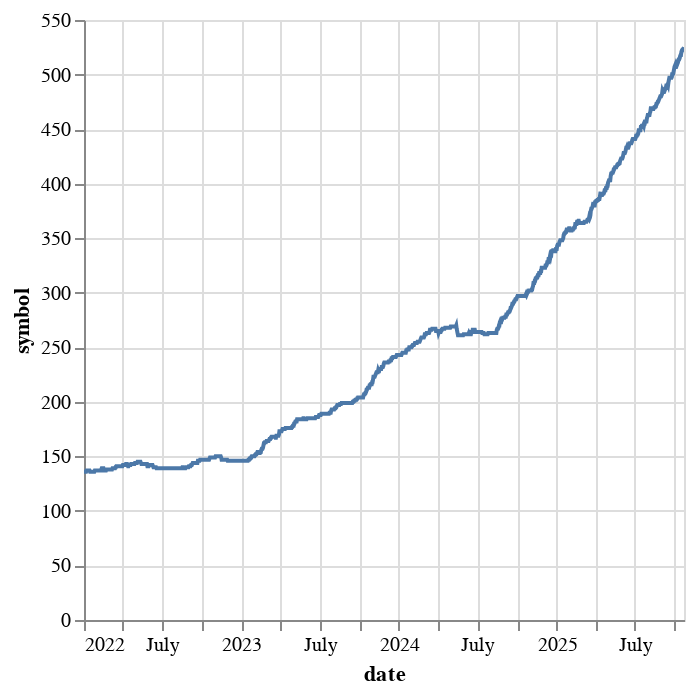

Notebook source saved alongside this figure:
### Code cell
universe_df = pl.scan_parquet(save_root / 'binance_futures_10m_grid_mark10m_*.parquet').collect()
print(universe_df.shape)
universe_df.group_by('date').agg(pl.col('symbol').unique().len()).sort('date').plot.line(x='date', y='symbol')

### Figure 1 — Vega-Lite specification as saved in the notebook (floating-point values rounded to 4 significant figures; data arrays with more than 128 entries replaced by an {"elided": "..."} marker saying what was removed)
{"config": {"view": {"continuousWidth": 300, "continuousHeight": 300}}, "data": {"name": "data-261c2e3e18d7d384d74ff4593094c0d6"}, "mark": {"type": "line", "tooltip": true}, "encoding": {"x": {"field": "date", "type": "temporal"}, "y": {"field": "symbol", "type": "quantitative"}}, "params": [{"name": "param_2", "select": {"type": "interval", "encodings": ["x", "y"]}, "bind": "scales"}], "$schema": "https://vega.github.io/schema/vega-lite/v5.20.1.json", "datasets": {"data-261c2e3e18d7d384d74ff4593094c0d6": {"elided": "1392 records"}}}
